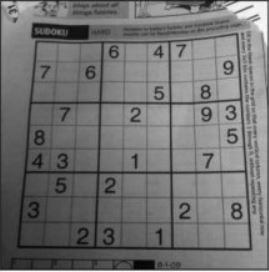
#> input picture class related/cet273/opencv/dave.JPG, 269 x 272 px
$ python Gradients.py
#> lines starting #> are read from the running program, lines starting #| are printed output that depends on the picture
import cv2 as cv
from matplotlib import pyplot as plt

img = cv.imread('dave.JPG', 0)
#> img is the input picture: shape (272, 269); min 0, max 255, mean 113.6

laplacian = cv.Laplacian(img, cv.CV_64F)
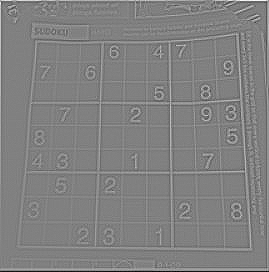
#> laplacian: shape (272, 269) float64; min -232, max 227, mean 0; drawn with min black and max white
sobelx = cv.Sobel(img, cv.CV_64F, 1, 0, ksize=5)
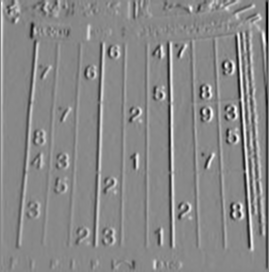
#> sobelx: shape (272, 269) float64; min -5357, max 4683, mean 21.7; drawn with min black and max white
sobely = cv.Sobel(img, cv.CV_64F, 0, 1, ksize=5)
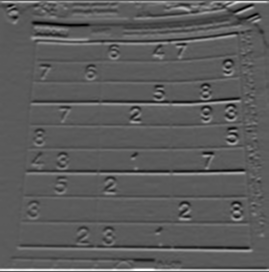
#> sobely: shape (272, 269) float64; min -4914, max 8801, mean 42; drawn with min black and max white

plt.subplot(2, 2, 1), plt.imshow(img)
plt.title('Original'), plt.xticks([]), plt.yticks([])
plt.subplot(2, 2, 2), plt.imshow(laplacian)
plt.title('Laplacian'), plt.xticks([]), plt.yticks([])
plt.subplot(2, 2, 3), plt.imshow(sobelx)
plt.title('Sobel X'), plt.xticks([]), plt.yticks([])
plt.subplot(2, 2, 4), plt.imshow(sobely)
plt.title('Sobel Y'), plt.xticks([]), plt.yticks([])

plt.show()
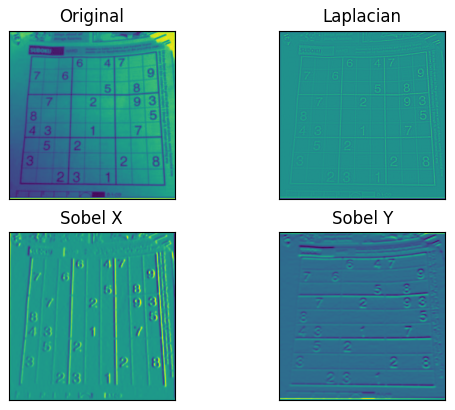
#> figure drawn by matplotlib, 4 panels

$ run again, with class related/cet273/opencv/road.jpg copied over class related/cet273/opencv/dave.JPG
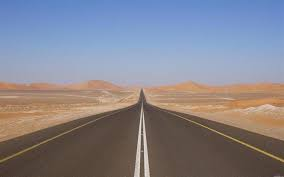
#> input picture class related/cet273/opencv/road.jpg, 284 x 177 px
#> `img = cv.imread('dave.JPG', 0)`:
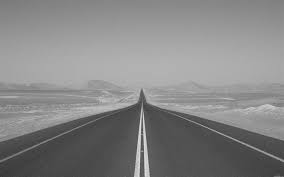
#> img: shape (177, 284); min 53, max 224, mean 133
#> `sobely = cv.Sobel(img, cv.CV_64F, 0, 1, ksize=5)`:
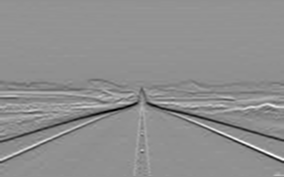
#> sobely: shape (177, 284) float64; min -4523, max 3483, mean -36.1; drawn with min black and max white

$ run again, with class related/cet273/opencv/test.jpg copied over class related/cet273/opencv/dave.JPG
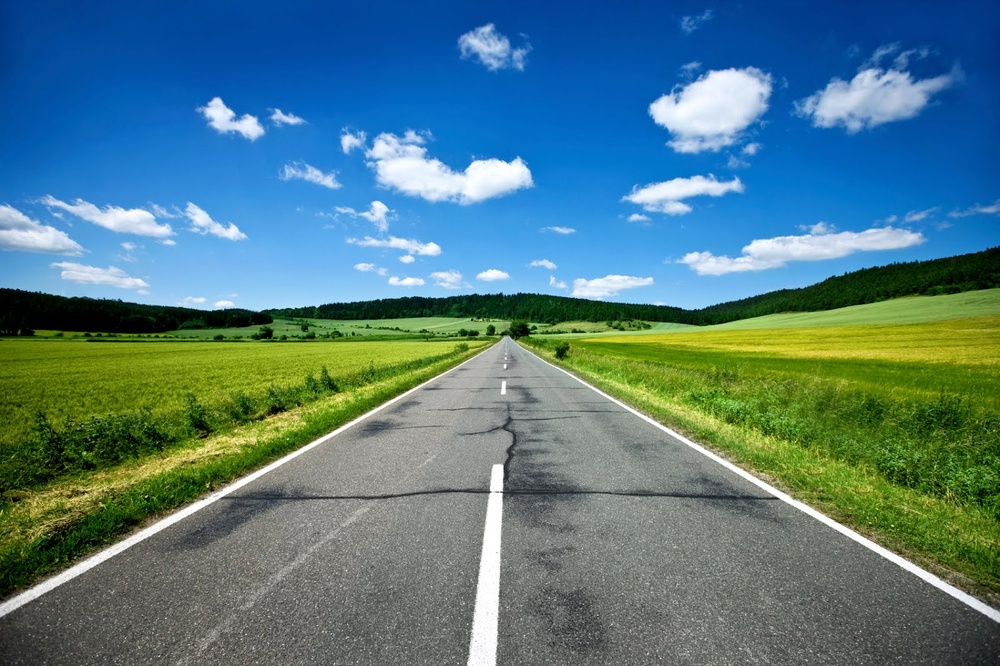
#> input picture class related/cet273/opencv/test.jpg, 1000 x 666 px, shrunk from 1600 x 1066 before the run
#> `img = cv.imread('dave.JPG', 0)`:
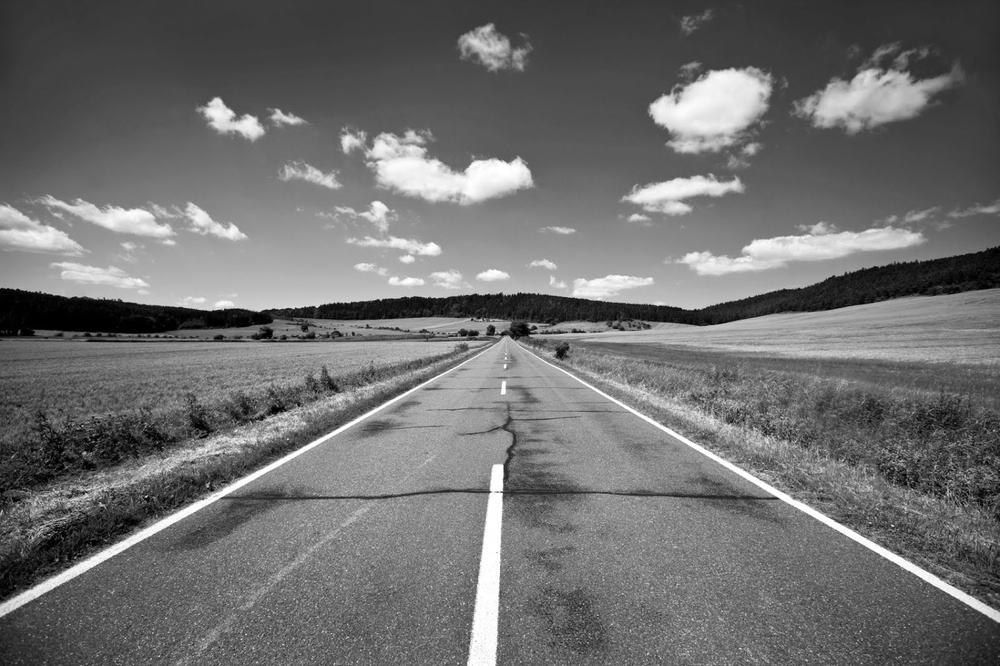
#> img: shape (666, 1000); min 0, max 255, mean 111.1
#> `sobely = cv.Sobel(img, cv.CV_64F, 0, 1, ksize=5)`:
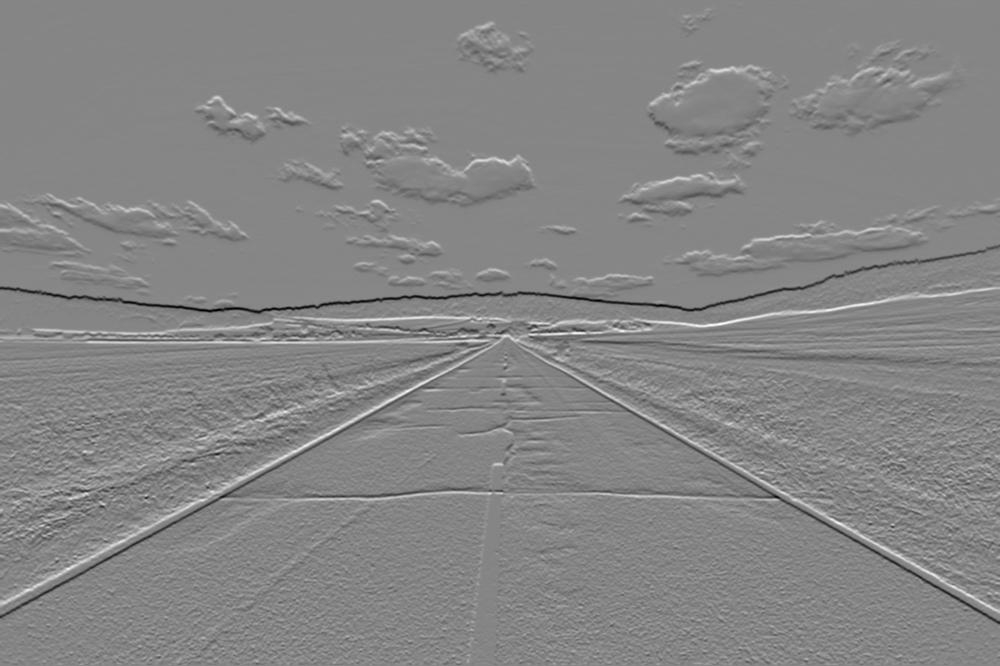
#> sobely: shape (666, 1000) float64; min -9435, max 8609, mean 7.8; drawn with min black and max white
